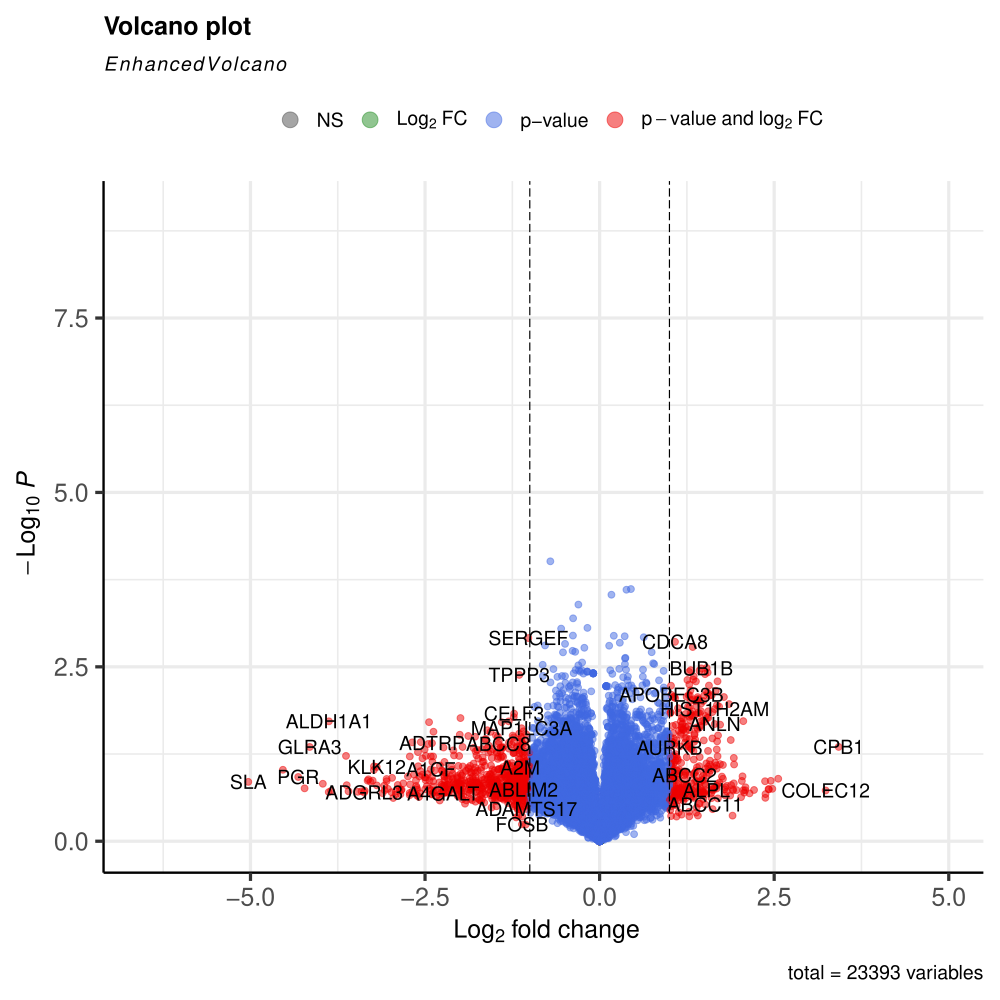

Reproduce this figure in R.
cancer=read.csv("C:/Users/Admin/OneDrive/Documents/cancer genomics/GSE164064__seq.csv",sep=",",header = T,row.names = 1)
cancer #printing the file

#Create a count per matrix
cpmatrix=data_file
for(i in 1:ncol(data)){
  cpmatrix[,i]=(data[,i]/sum(data[,i]))*1000000
}

#Calculate a log of cpm
logcpm=log2(cpmatrix+1)
saveRDS(logcpm,file="logC.rds")
summary(logcpm)

#Calculate a z score
library(matrixStats)
z_score = (logcpm - rowMeans(logcpm))/rowSds(as.matrix(logcpm))[row(logcpm)]
z_score

#Calculate variance using log 
var_c1 = apply(logcpm, 1, var)
var_c2 = sort(var_c1,decreasing = T)
top50 = var_c2[1:50]
pmat = z_score[names(top50),]
data_mat=data.matrix(pmat)
data_mat


#install.packages("ComplexHeatmap")
#Create a heatmap
library(ComplexHeatmap)    #importing library
pdf('data.pdf',width=10,height=10)
Heatmap(data_mat)
saveRDS(logCPM)
dev.off()


#To identify genes which are differential in tumor vs control samples

data1=matrix(NA,ncol=4,nrow = nrow(logcpm))
rownames(data1)=rownames(logcpm)
colnames(data1)=c('meanTumor','meanControl','pvalue','log2FC')
data1
for(i in 1:nrow(logcpm)){
  vector1 = as.numeric(logcpm[i, 1:3])
  
  vector2 = as.numeric(logcpm[i, 4:6])
  
  res=t.test(vector1, vector2, paired = F, alternative = "two.sided")
  data1[i,1]=res$estimate[[1]]
  data1[i,2]=res$estimate[[2]]
  data1[i,3]=res$p.value
  data1[i,4]=data1[i,1]-data1[i,2]
  
}

data1=as.data.frame(data1)
num=which(is.nan(data1$pvalue))
data1[num,'pvalue']=1

library(EnhancedVolcano) #importing library
#pdf('volcano.pdf',width=10,height=10)
EnhancedVolcano(data1,lab = rownames(data1),x = 'log2FC' ,y ='pvalue',pCutoff = 3.5)
